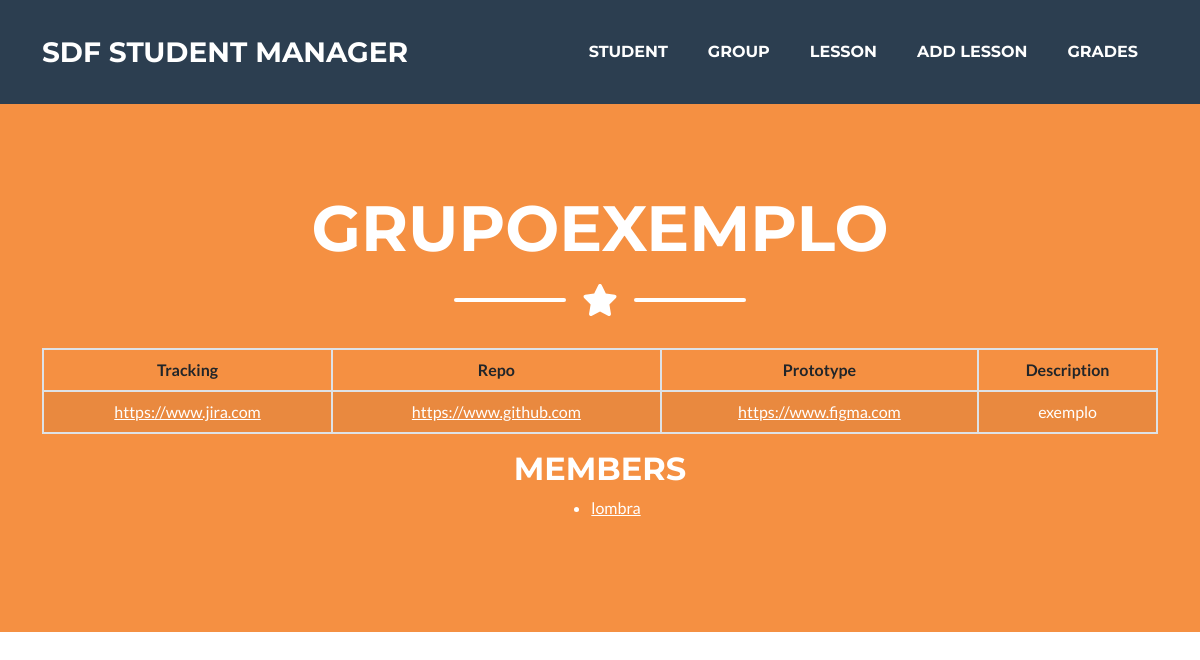
Before: /group/3 with the older database file.
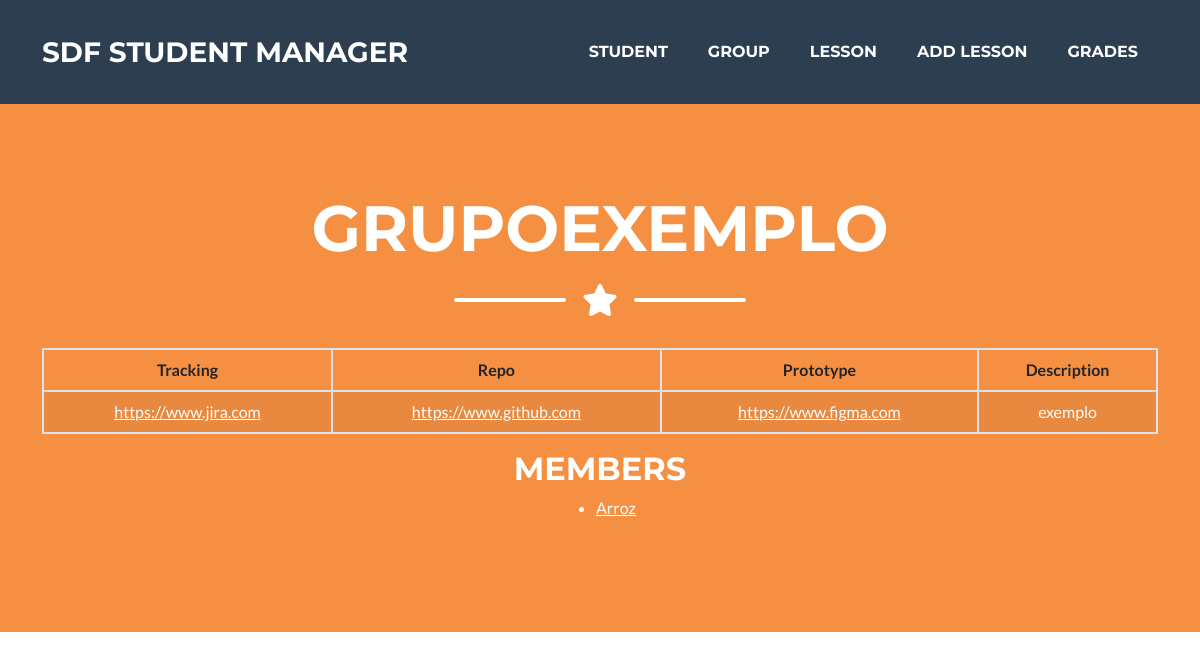
After: the same page with the newer database file.
### presence_count/models.py (models this page shows, shortened)
class Student(models.Model):
    name = models.CharField(max_length=100)
    email = models.EmailField(max_length=100)
    grade_1 = models.FloatField(default=0)
    grade_2 = models.FloatField(default=0)
    grade_avg = models.FloatField(default=0)
    presences = models.IntegerField(default=0)
    group = models.ForeignKey(Group, on_delete=models.PROTECT, default=None, null=True, blank=True)

### presence_count/views.py (the view)
# urls.py: path('group/<int:group_id>', views.view_group, name='view_group'),
def view_group(request, group_id):
    group = Group.objects.get(pk=group_id)
    members = Student.objects.filter(group_id=group_id)
    context = {'group': group, 'members': members}
    return render(request, 'group/group.html', context)

### presence_count/templates/group/group.html (shortened to what this page needs)
{% extends 'base.html' %}
{% block body %}
    <header class="masthead bg-primary text-white text-center">
        <div class="container d-flex align-items-center flex-column">
            <h1 class="masthead-heading text-uppercase mb-0">{{group.name}}</h1>
            <div class="divider-custom divider-light">
                <div class="divider-custom-line"></div>
                <div class="divider-custom-icon"><i class="fas fa-star"></i></div>
                <div class="divider-custom-line"></div>
            </div>
            <table class="table table-striped table-hover table-bordered">
				<thead>
					<tr>
                        <th scope="col">Tracking</th>
                        <th scope="col">Repo</th>
                        <th scope="col">Prototype</th>
                        <th scope="col">Description</th>
					</tr>
				</thead>
				<tbody>
					<tr>
						<td class="text-white"><a style="color: white;" href="{{group.tracking}}" target="_blank">{{group.tracking}}</a></td>
						<td class="text-white"><a style="color: white;" href="{{group.repo}}" target="_blank">{{group.repo}}</a></td>
                        <td class="text-white"><a style="color: white;" href="{{group.prototype}}" target="_blank">{{group.prototype}}</a></td>
						<td class="text-white">{{group.description}}</td>
					</tr>
				</tbody>
			</table>
            <h2>MEMBERS</h2>
            <ul>
                {% for member in members %}
                    <li><a style="color: white;"
                        href="{% url 'presence_count:view_student' member.id %}"
                        target="_blank">{{member.name}}</a></li>
                {% endfor %}
            </ul>
        </div>
    </header>
{% endblock %}

Changed rows visible on the page:
removed Student: name "lombra"
added Student: name "Arroz"
